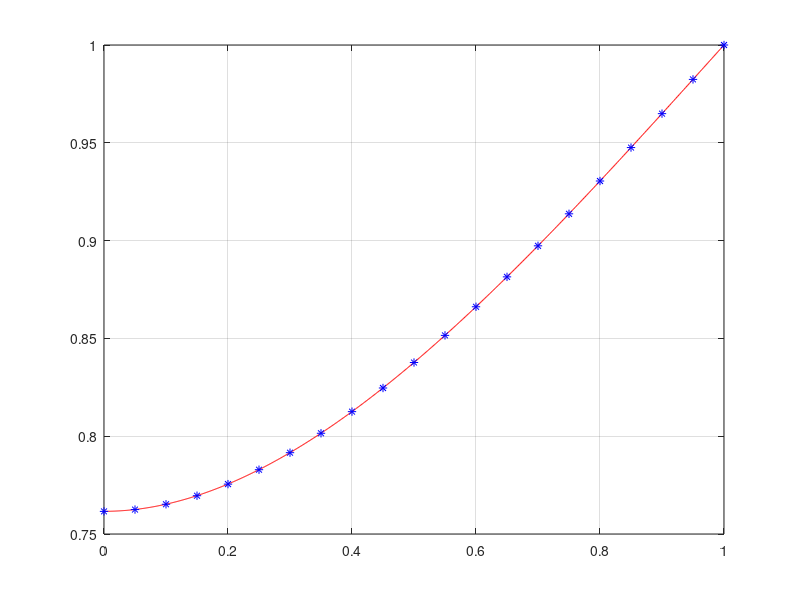

Reproduce this figure in MATLAB.
%%%%%%%%%%%%%%              Determinar a solucao       %%%%%%%%%%%%%%%%%
%%%%%%%%%%%%%%     - alfa u_xx(x)+ beta u(x) = f(x)    %%%%%%%%%%%%%%%%%
%%%%%%%%%%%%%%        Metodo dos Elementos Finitos     %%%%%%%%%%%%%%%%%
%%%%%%%%%%%%%%          Mistas - Fluxo e prescrito     %%%%%%%%%%%%%%%%%
%%%%%%%%%%%%%%%%%%%%%%%%%%%%%%%%%%%%%%%%%%%%%%%%%%%%%%%%%%%%%%%%%%%%%%%%

clear;clc

%%%%%%%%%%%%% Entradas %%%%%%%%%%%%%%%%%
Ne   = 20;           % Numero de intervalos  
h    = 1/Ne;         % Tamanho dos intervalos 
alfa = 1;            % Constantes positiva    
beta = 1;            % Constantes positiva    
f    =@(x) x;        % Funcao                 
u    =@(x) x + ((exp(1-x))-(exp(-1+x)))/((exp(1))+(exp(-1)));
X = [0:h:1]';
he =h;
p=0;                 
q=1;                


%%%%%%%%%%% Construcao da matrizes rigides local %%%%%%%%%%%%%%%%%%%%%%
Ke = zeros(2,2);                       % Tamanho da matriz Ke %

for i = 1:2 
    Ke(1,1)= alfa/he + beta*he/3;      % Entrada da matriz Ke %
    Ke(1,2)= -alfa/he + beta*he/6;    
    Ke(2,1)= -alfa/he + beta*he/6;
    Ke(2,2)= alfa/he + beta*he/3;
end

%%%%%%%%% Construcao da matriz rigida global %%%%%%%%%%%%%%%%%%

K = zeros(Ne+1,Ne+1);                   % Tamanho da matriz K %

for e = 1:Ne
    K(e,e)= K(e,e) + Ke(1,1);           % Entradas da matriz K %
    K(e,e+1)= K(e,e+1) + Ke(1,2);
    K(e+1,e)= K(e+1,e) + Ke(2,1);
    K(e+1,e+1)= K(e+1,e+1) + Ke(2,2);                         
end
                               %
K(Ne+1,Ne+1)=1
K(Ne+1,Ne)=0


%%%%%%%%%%% Construcao do vetor de forca local e global %%%%%%%%%%%%%

Fe = zeros(2,1);                              % Tamanho da Matriz F %
F= zeros(Ne+1,1);                             % Tamanho da Matriz F % 


for e=1:Ne
    Fe(1)= he/6*(2*f(X(e))+f(X(e+1)));         % Entrada da matriz Fe %
    Fe(2)= he/6*(f(X(e))+ 2*f(X(e+1)));    
    F(e)= F(e) + Fe(1);                       % Tamanho da Matriz F % 
    F(e+1)= F(e+1) + Fe(2);
end

F(1)=(he/6)*(2*f(X(1))+f(X(2)))-alfa*p;   
F(Ne+1)=q; 
F

%%%%%%%%%%%%%%%%% Encontrando a solucao numerica %%%%%%%%%%%%%

C=K\F;

C

%%%%%%%%%%%%%%%%%%%%%%%    Grafico  %%%%%%%%%%%%%%%%%%%%%%%%%%%%%
plot([0:0.001:1],u([0:0.001:1]),'r')
hold on
plot(X,[C],'*b')
grid on

%e = sqrt(h*(u(X(2:end-1))-C)'*(u(X(2:end-1))-C))

